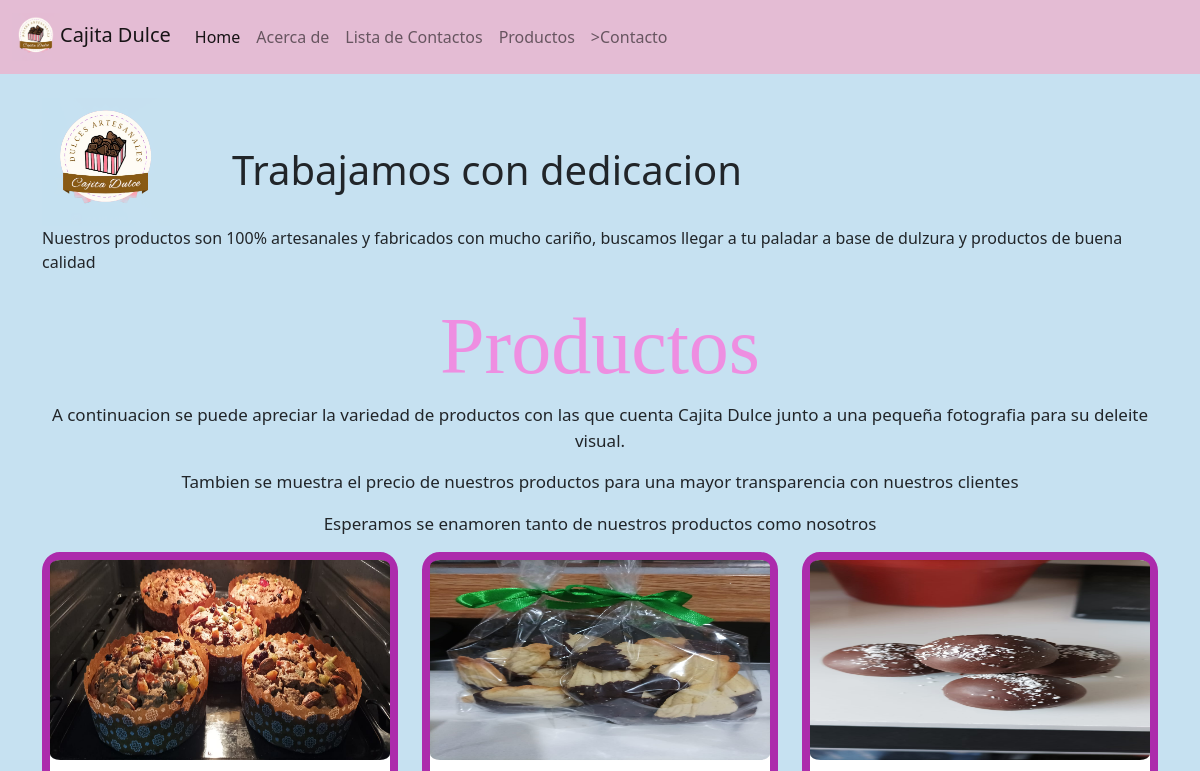
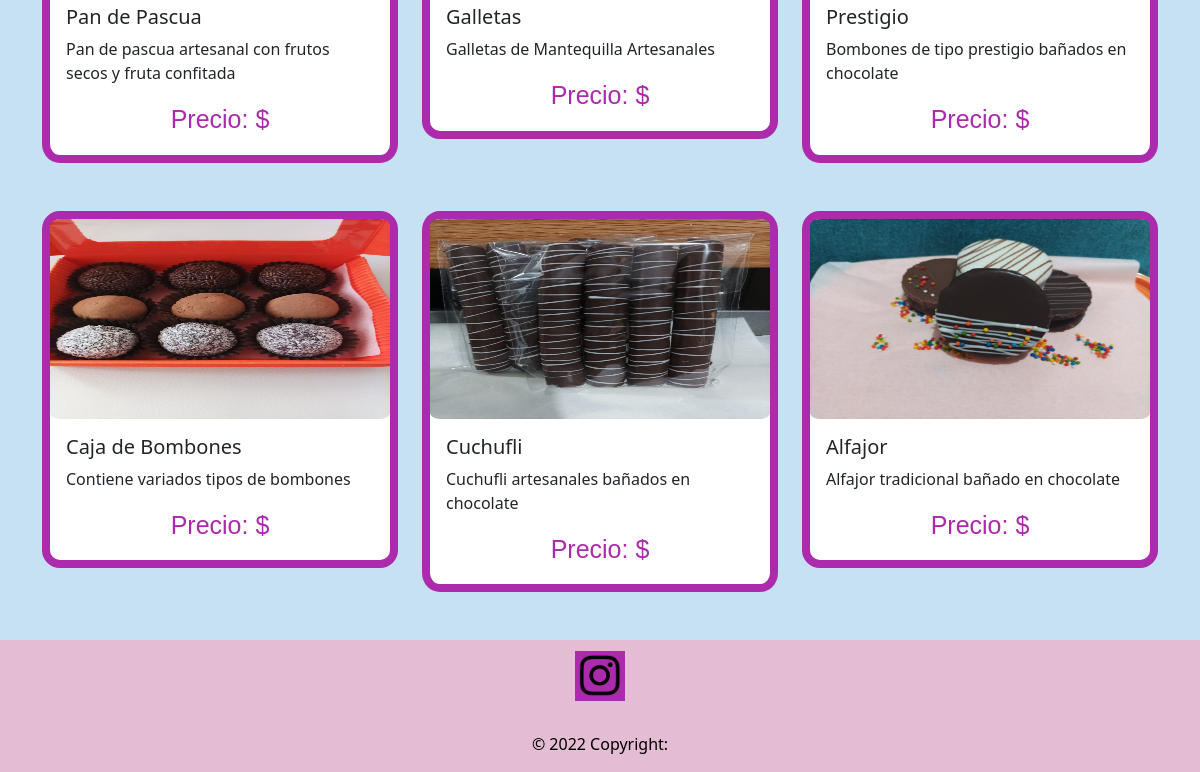
Before: /tienda/product_list with the older database file (2 pictures, top to bottom).
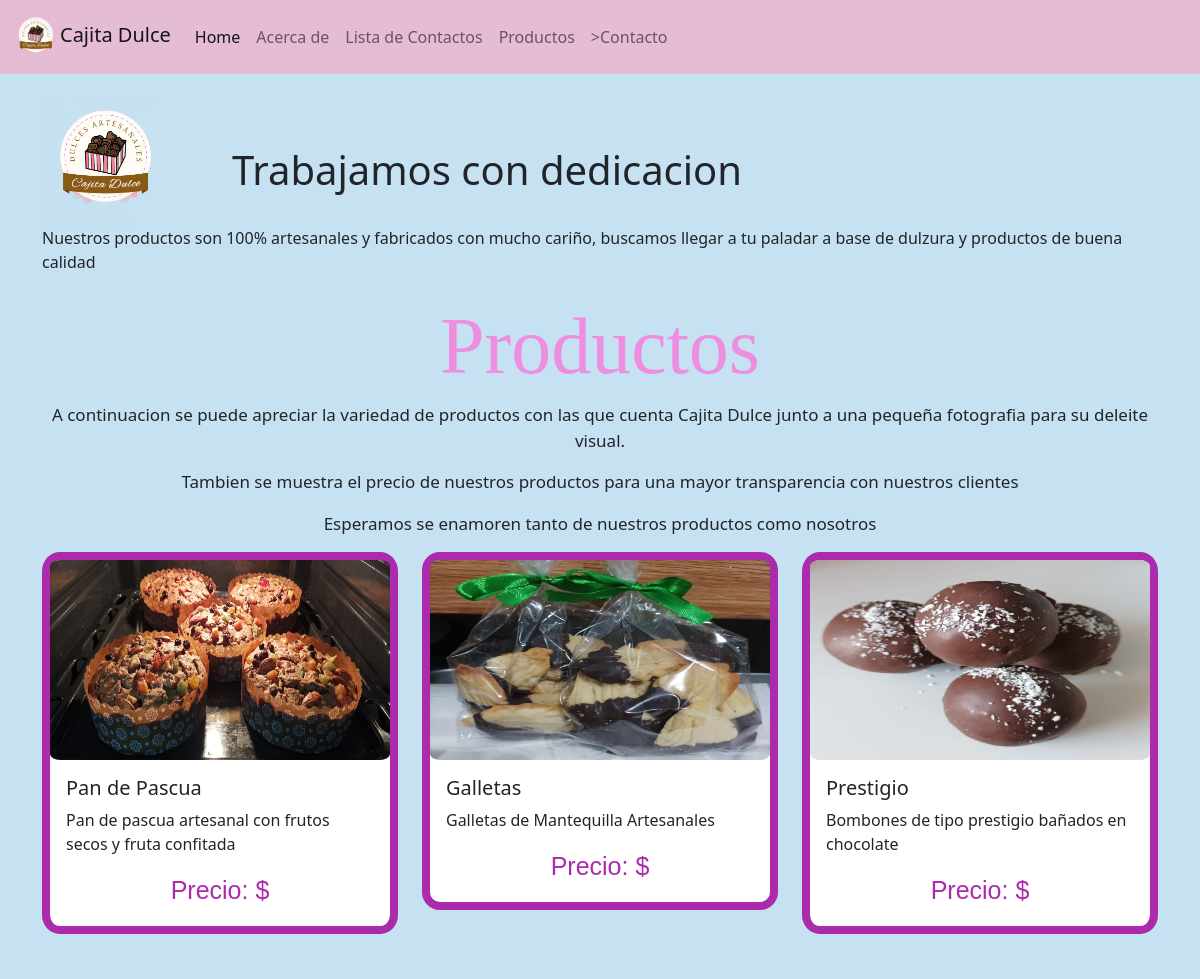
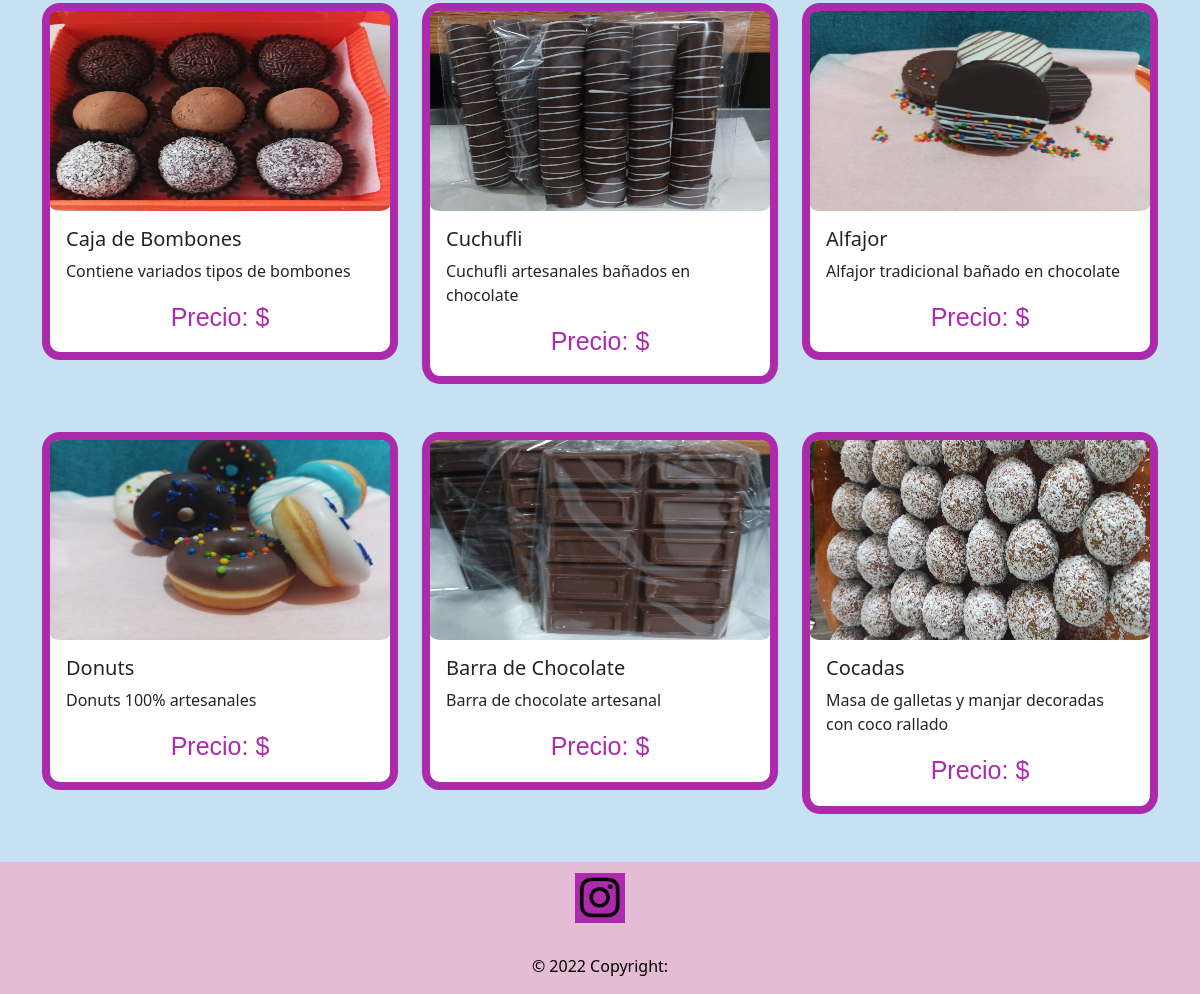
After: the same page with the newer database file (2 pictures, top to bottom).
### tienda/models.py (models this page shows, shortened)
class Producto(models.Model):
    name = models.CharField(max_length=40, default='')
    description = models.TextField(max_length=100, default='')
    image = models.ImageField(upload_to="productos_img")
    price  = models.CharField(max_length=9, default='')

### tienda/views.py (the view)
# urls.py: path('product_list', views.products_list_test, name='product_list'),
def products_list_test(request):
    product_information = Producto.objects.all()
    contexto = {
        'product_information' : product_information
    }
    return render(request, 'product_list.html', contexto)

### tienda/templates/product_list.html
{% extends 'base.html' %}
{% block body %}
<div class="container">
    <div class="row "id="tituloCard"><h2>Productos</h2></div>
    <div class="row "id="parrafoCard">
        <p>A continuacion se puede apreciar la variedad de productos con las que cuenta
        Cajita Dulce junto a una pequeña fotografia para su deleite visual.</p>
        <p>Tambien se muestra el precio de nuestros productos para una mayor transparencia con nuestros clientes</p>
        <p>Esperamos se enamoren tanto de nuestros productos como nosotros</p>
    </div>
</div>
<div class="container">
    <div class="row">
    {% for product in product_information %}
      <div class="col-4 CartaImagen">
        <div class="card mb-5">
            <img src="{{product.image.url}}" class="card-image-top" width="100%" height="200px">
            <div class="card-body">
              <h5 class="card-title">{{product.name}}</h5>
              <p class="card-text">{{product.description}}</p>
              <p id="price"class="card-text">Precio: ${{product.price}}</p>
            </div>
          </div>
      </div>
      {% endfor %}
    </div>
</div>
{% endblock body %}

### tienda/templates/base.html (shortened to what this page needs)
{% load static %}
<!DOCTYPE html>
<html lang="en">
  <head>
    <link
      rel="stylesheet"
      href="https://cdn.jsdelivr.net/npm/bootstrap@5.2.2/dist/css/bootstrap.min.css"/>
    <link rel="stylesheet" href="{% static "css/estilo.css" %}">
  </head>
  <body>
    <nav class="navbar navbar-expand-lg" id="barraDeNavegacion">
      <div class="container-fluid">
        <a class="navbar-brand" href="{% url 'home' %}"><img src="{% static "img/Logo Chiquito.png" %}" alt="Logo" id="logo">Cajita Dulce</a>
        <div class="collapse navbar-collapse" id="navbarNav">
          <ul class="navbar-nav">
            <li class="nav-item">
              <a class="nav-link active" aria-current="page" href="{% url 'home' %}">Home</a>
            </li>
            <li class="nav-item">
              <a class="nav-link" href="{% url 'about' %}">Acerca de</a>
            </li>
            <li class="nav-item">
                <a class="nav-link" href="{% url 'search_contacts' %}">Lista de Contactos</a>
            </li>
            <li class="nav-item">
                <a class="nav-link" href="{% url 'product_list' %}">Productos</a>
            </li>
            <li class="nav-item">
              <a class="nav-link" href="{% url 'contacto' %}">>Contacto</a>
            </li>
          </ul>
        </div>
      </div>
    </nav>
    <div class="container pb-2" id="bajoNav">
        <div class="row">
          <div class="col-sm-2">
            <img src="{% static "img/Logo Chiquito.png" %}" alt="Logo" id="logo2">
          </div>
          <div class="col-sm-10" id="titulo" >
            <h1>Trabajamos con dedicacion</h1>
          </div>
          <div class="col-sm-12">
            <p>Nuestros productos son 100% artesanales y fabricados con mucho cariño, buscamos llegar a tu paladar a base de dulzura y productos de buena calidad</p>
          </div>
        </div>
      </div>
    {% block body %}
    {% endblock body %}
    <footer class="text-center text-white">
        <div class="container container-fluid">
          <section class="mb-1">
            <a
              class="btn text-white btn-floating m-1"
              href="https://www.instagram.com/_cajitadulce/"
              role="button"
              target="_blank"
              ><img src="{% static "img/instragram.png" %}" alt="" />
            </a>
          </section>
        </div>
        <div class="text-center text-black p-3">© 2022 Copyright:</div>
      </footer>
</html>

### tienda/static/css/estilo.css (style rules this page uses)
body { padding: 0; margin: 0; border: 0; background-color: #C6E1F1; display: grid; min-height: 100vh; grid-template-rows: auto 1fr auto; }
#titulo { margin-top: 3rem; text-align: left; }
#logo { width: 3rem; height: 3rem; display: inline-block; }
#logo2 { width: 8rem; height: 8rem; display: inline-block; }
#barraDeNavegacion { background-color: #E4BCD4; margin-bottom: 1.5rem; }
footer { background-color: #E4BCD4; margin-top: auto; }
footer a img { background-color: #ac2bac; width: 50px; }
.card { border-color: #ac2bac; border-width: 0.5em; border-radius: 5%; }
.card img { border-radius: 3%; }
#price { text-align: center; font-size: 25px; font-family: 'Franklin Gothic Medium', 'Arial Narrow', Arial, sans-serif; color: #ac2bac; }
#tituloCard h2 { text-align: center; font-size: 80px; color: #ee8ee1; font-family: Cambria, Cochin, Georgia, Times, 'Times New Roman', serif; }
#parrafoCard p { text-align: center; font-size: 17px; }

Changed rows visible on the page:
changed Producto "Galletas": image: a different picture
changed Producto "Prestigio": image: a different picture
changed Producto "Caja de Bombones": image: a different picture
changed Producto "Cuchufli": image: a different picture
added Producto: image (picture), name "Donuts", description "Donuts 100% artesanales"
added Producto: image (picture), name "Barra de Chocolate", description "Barra de chocolate artesanal"
added Producto: image (picture), name "Cocadas", description "Masa de galletas y manjar decoradas con coco rallado"
